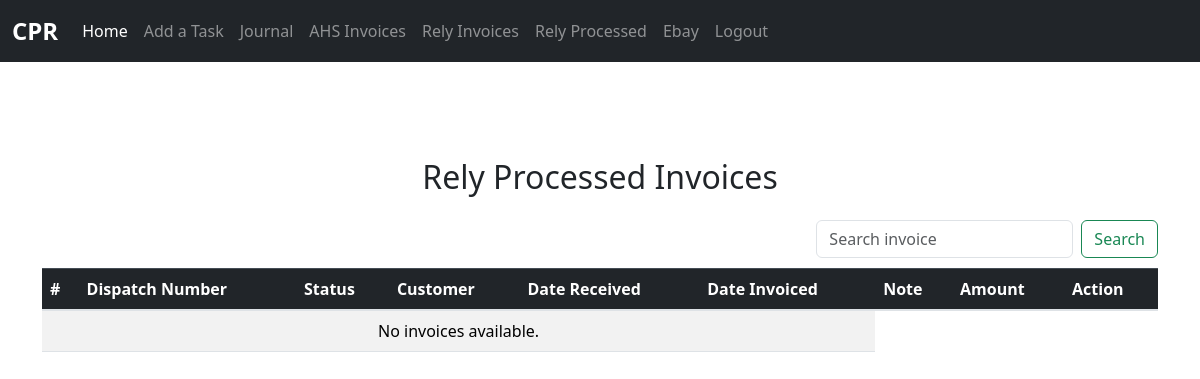
Page /rely/rely_invoice_processed on the earlier database version.
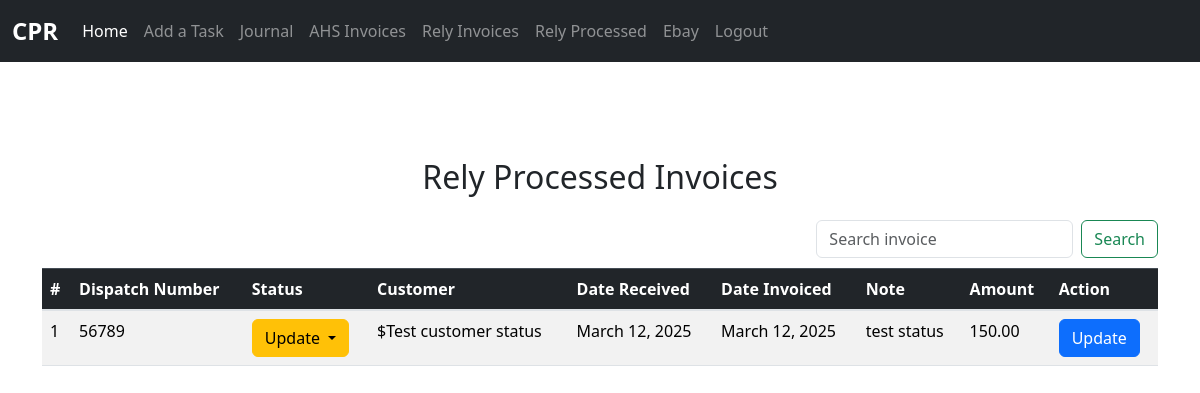
Same page on the later database version.
### rely_invoice/models.py (models this page shows, shortened)
class RelyProcessed(models.Model):
	dispatch_number = models.CharField(max_length=50, blank=True, null=True)
	status = models.ForeignKey(Status, null=True, blank=True, on_delete=models.SET_NULL)
	customer = models.CharField(max_length=50, blank=True, null=True)
	date_received = models.DateField(default=timezone.now)  # Date the invoice was received
	date_invoiced = models.DateField(default=timezone.now)  # Date the invoice was invoiced
	note = models.TextField(blank=False, null=False)
	amount = models.DecimalField(max_digits=20, decimal_places=2, blank=True, null=True)
	class Meta:
		verbose_name_plural = "RelyProcessed"

class Status(models.Model):
	name = models.CharField(max_length=50, blank=True, null=False)

### rely_invoice/views.py (the view)
# urls.py: path('rely_invoice_processed', views.rely_invoice_processed, name="rely_invoice_processed"),
def rely_invoice_processed(request):
    all_invoice = RelyProcessed.objects.all().order_by('-id')
    all_statuses = Status.objects.all()
    search_results = None
    if request.method == "POST":
        inv_data = request.POST.get('inv_data', '').strip()
        messages.success(request, f"You searched {inv_data}")
        if inv_data:
            search_results = RelyProcessed.objects.filter(dispatch_number__icontains=inv_data) | \
                             RelyProcessed.objects.filter(customer__icontains=inv_data)
    context = {
        "all_invoice": all_invoice,
        "all_statuses": all_statuses,
        'search_results':search_results
    }
    return render(request, 'rely_inv_pro.html', context)

### rely_invoice/templates/rely_inv_pro.html (shortened to what this page needs)
{% extends 'base.html' %}
{% block content %}
	<div class="container mt-5">
		<h2 style="text-align: center;" class="mb-4">Rely Processed Invoices</h2>
	    	<div class="table-responsive">
	    		<form style="float:right;" method="POST" class="form-inline my-2 my-lg-0">
				    <input name="inv_data" class="form-control mr-sm-2" type="search" placeholder="Search invoice" aria-label="Search">
				    <button class="btn btn-outline-success my-2 my-sm-0" type="submit">Search</button>
				</form>
				<br><br>
<table class="table table-striped">
    <thead class="table-dark">
        <tr>
            <th>#</th>
            <th>Dispatch Number</th>
            <th>Status</th>
            <th>Customer</th>
            <th>Date Received</th>
            <th>Date Invoiced</th>
            <th>Note</th>
            <th>Amount</th>
            <th>Action</th>
        </tr>
    </thead>
    <tbody>
        {% if search_results is None %}
            {% for invoice in all_invoice %}
            <tr>
                <td>{{ forloop.counter }}</td>
                <td>{{ invoice.dispatch_number }}</td>
                <td>
				    <div class="dropdown">
				        <button class="btn btn-warning dropdown-toggle" data-bs-toggle="dropdown">
				            {{ invoice.status.name }}
				        </button>
				    </div>
				</td>
                <td>${{ invoice.customer }}</td>
                <td>{{ invoice.date_received }}</td>
                <td>{{ invoice.date_invoiced }}</td>
                <td>{{ invoice.note }}</td>
                <td>{{ invoice.amount }}</td>
                <td><a class="btn btn-primary" href="{% url 'update_r_invoice' invoice.id %}">Update</a></td>
            </tr>
            {% empty %}
            <tr>
                <td colspan="6" class="text-center">No invoices available.</td>
            </tr>
            {% endfor %}
        {% endif %}
    </tbody>
</table>
	    	</div>
	</div>
{% endblock %}

Differences in the rows shown:
added RelyProcessed: dispatch_number "56789", status.name "Update", customer "Test customer status", date_received "March 12, 2025", date_invoiced "March 12, 2025", note "test status", amount "150.00"
Other differences:
text no longer shown: "No invoices available."
